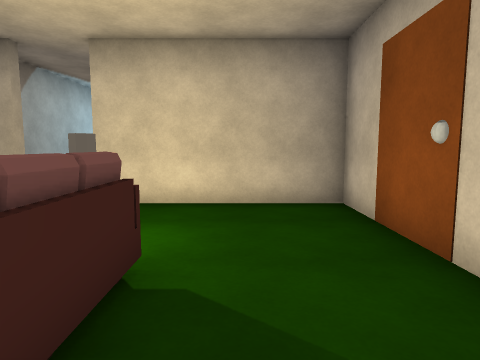
[1] (above)

21 first-person views from a walk through a scene from a Unity 3-D project. The camera is 1.3 m above the floor, tilts 6° down and sees 75° across. The floor is counted in squares, 1 m on a side. Each view is taken from the middle of a square. On the plan, view 1 faces up. The plan holds only what a view shows up to about 14 squares ahead; the rest is blank. The place goes on beyond the plan. The player is left out. Some animated figures are not drawn. Some surface patterns are stand-ins.

[2]
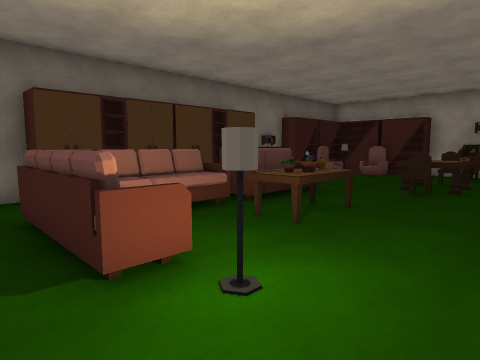

[3]
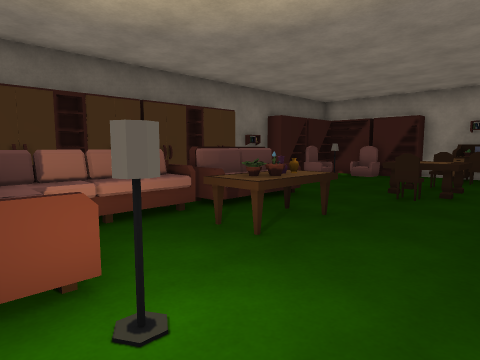

[4]
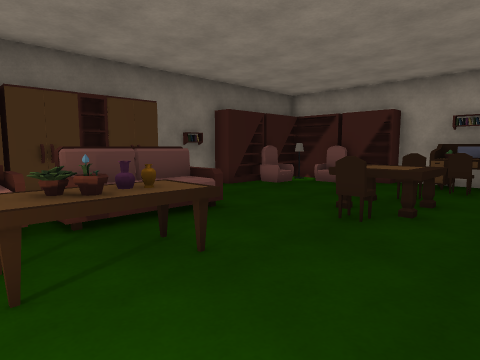

[5]
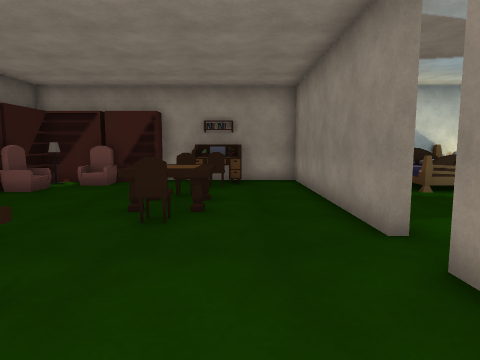

[6]
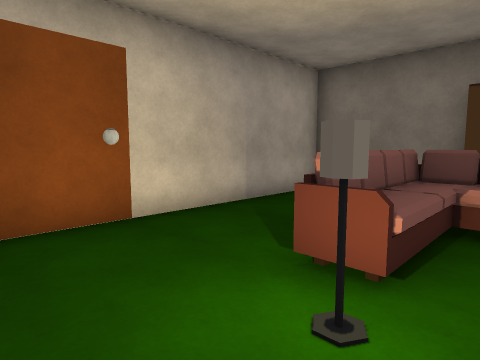

[7]
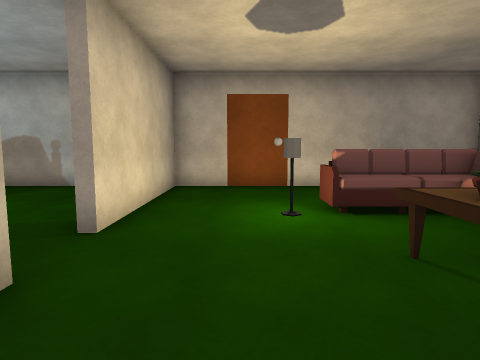

[8]
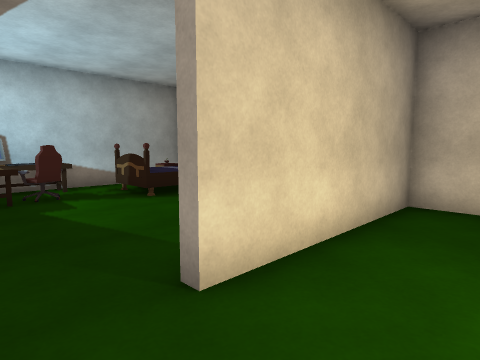

[9]
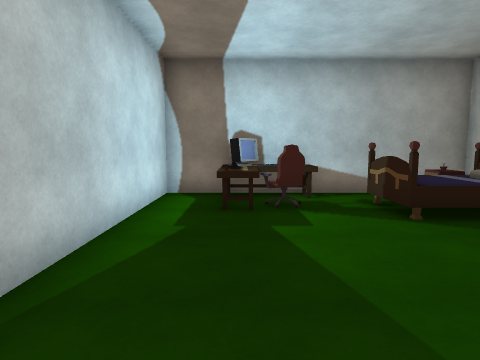

[10]
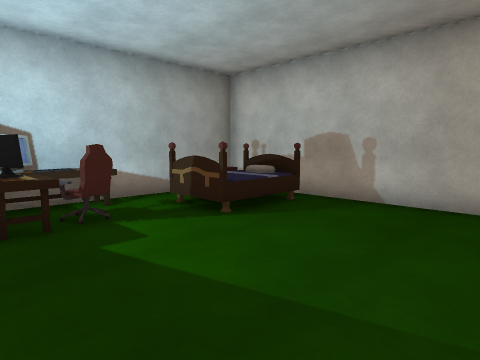

[11]
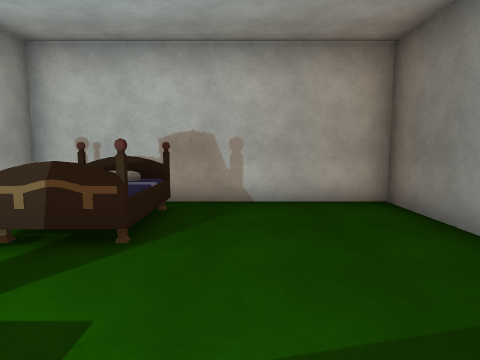

[12]
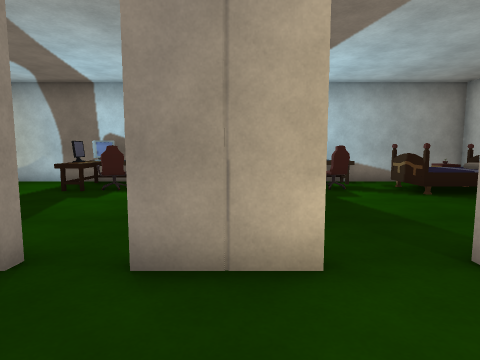

[13]
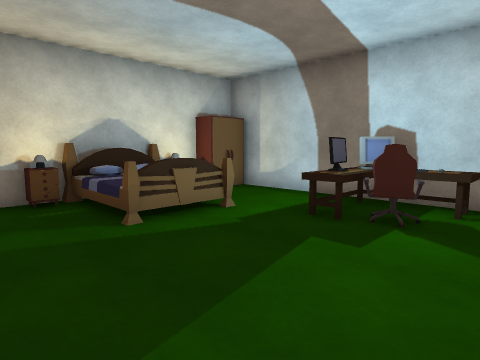

[14]
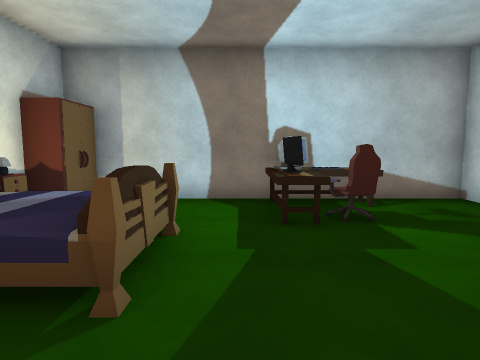

[15]
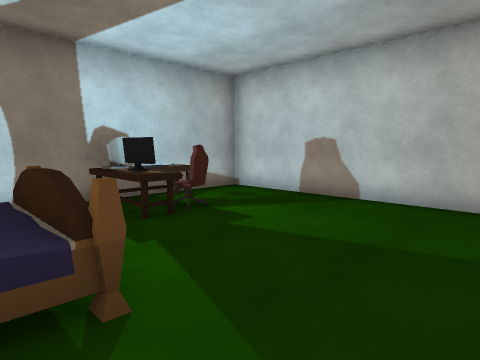

[16]
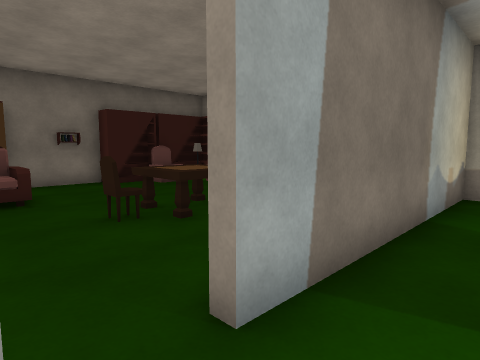

[17]
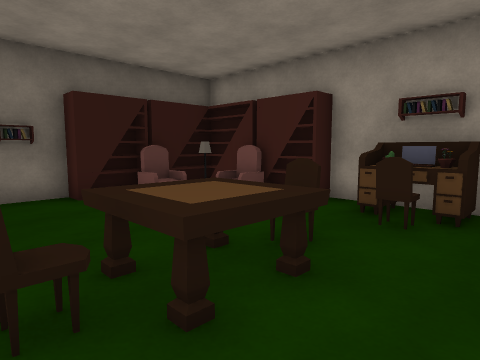

[18]
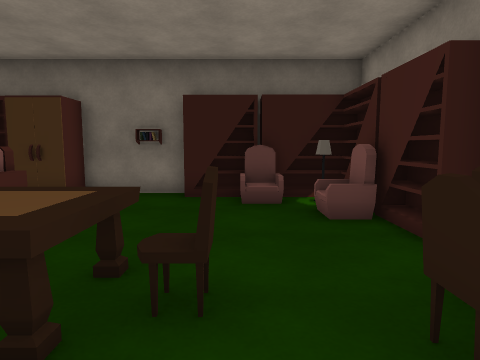

[19]
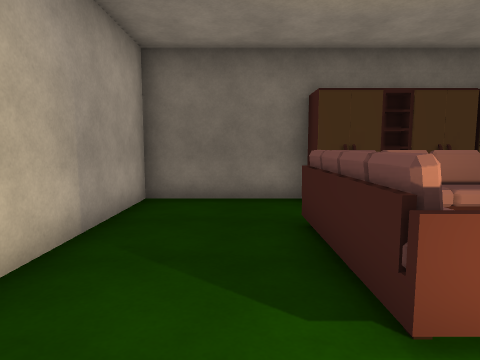

[20]
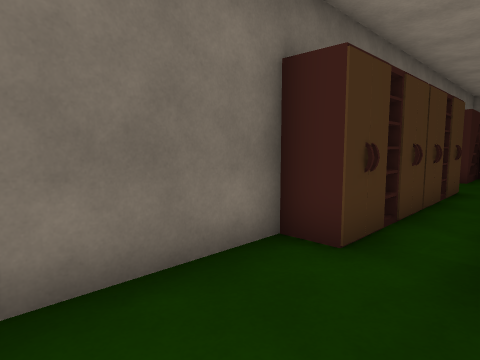

[21]
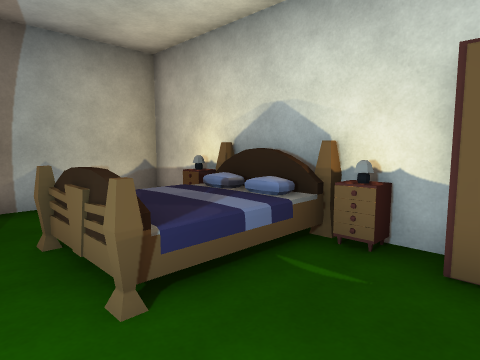

### Floor plan
Points are (right, up) in squares from view 1. A wall is a line through its corners. A room is listed if a view was taken in it or the views show most of it. See-through windows are left out.
Room 1 (views 1, 2, 3, 4, 5, 6, 7, 8, 12, 17, 18, 19, 20)
walls: (-8.4, 7.2) (-16.4, 7.2) (-16.4, 5.5); (-9.6, -2.8) (-8.5, -2.8); (-5, 7.2) (-7.2, 7.2); (-1.8, -2.8) (2.4, -2.8) (2.4, 3.5); (-16.4, 3.6) (-16.4, 2.5); (2.4, 4.6) (2.4, 7.2) (-3.4, 7.2)
ways out: opening at (-4.5, 7) to room 2; opening at (-8, 7) to room 3
objects: bookshelf (-16, -2) to (-16, -1); bookshelf (-16, 0) to (-16, 2); other object (-16, 4); desk (-16, 5); lamp (-15, -2) to (-15, -1); armchair (-15, 0); desk (-15, 3); laptop (-15, 4); other object (-15, 5); armchair (-14, -2) to (-13, -2); chair (-14, 4); bookshelf (-12, -2); table (-12, 3) to (-10, 4); other object (-11, -3); other object (-10, -3); sofa (-8, 0) to (-5, 1); wardrobe (-7, -2); table (-6, 2) to (-4, 3); sofa (-4, 0) to (-1, 3); wardrobe (-3, -2); lamp (-2, 4); other object (2, 4)
Room 2 (views 9, 10, 11)
walls: (-0.5, 7.5) (2.4, 7.5) (2.4, 15.9) (-6.1, 15.9) (-6.1, 8.9)
ways out: opening at (-4.5, 7) to room 1
objects: desk (-4, 13) to (-4, 15); chair (-3, 14); other object (-3, 15); desk (-2, 15); bed (-1, 13) to (2, 14); nightstand (1, 15)
Room 3 (views 13, 14, 15, 16, 21)
walls: (-6.4, 8.9) (-6.4, 15.9) (-15.8, 15.9); (-16.4, 9.6) (-16.4, 7.5) (-8.4, 7.5)
ways out: opening at (-8, 7) to room 1
objects: nightstand (-16, 10); bed (-16, 10) to (-13, 13); nightstand (-16, 13); wardrobe (-16, 14) to (-16, 15); desk (-11, 13) to (-11, 15); chair (-10, 13) to (-10, 14); other object (-10, 15); desk (-9, 15)

Positions as (right, up) in squares from view 1, and headings:
1: (0, 0), facing up
2: (0, 6), facing down-left
3: (-1, 6), facing down-left
4: (-4, 6), facing down-left
5: (-4, 5), facing left
6: (-3, 6), facing down-right
7: (-8, 5), facing right
8: (-5, 5), facing up-right
9: (-4, 7), facing up
10: (-5, 8), facing up-right
11: (-5, 11), facing right
12: (-6, 4), facing up
13: (-8, 8), facing up-left
14: (-12, 8), facing up
15: (-14, 8), facing up-right
16: (-7, 9), facing down-left
17: (-9, 6), facing down-left
18: (-13, 6), facing down
19: (0, 5), facing down
20: (2, 0), facing down-left
21: (-12, 15), facing down-left
